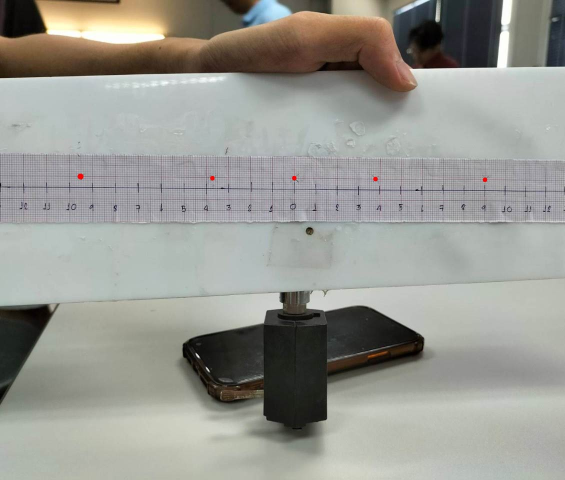
#> input picture image_red_dot2.jpg, 1130 x 959 px (shown at 1/2 size)
$ python main.py
#> lines starting #> are read from the running program, lines starting #| are printed output that depends on the picture; after the words box and inside, x2 and y2 are one past the last pixel; in counts of white or black regions, pixels touching at a corner belong together; long printed decimals are rounded
'''
Diffraction Grating Project

Using the picture we took of the diffraction grating, we use Adobe Illustrator
to draw the red dots so that we can easily detect the red dots.

We then use OpenCV to detect the red dots and calculate the distance between
the red dots.
'''
import cv2
import numpy as np
import math

'''
Part 1: Detecting the Red Dots
'''
# Load the image
image = cv2.imread('image_red_dot2.jpg')
#> image is the input picture: shape (959, 1130, 3); mean B, G, R 146.4, 152.7, 152.3

# Define range for red color in BGR. )
lower_red = np.array([0,0,200]) # slight tolerance for lighting conditions
upper_red = np.array([50,50,255])

# Threshold the BGR image to get only red colors
mask = cv2.inRange(image, lower_red, upper_red)
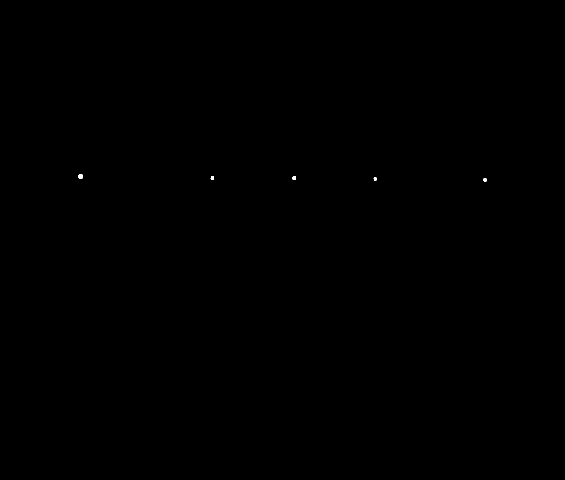
#> mask: shape (959, 1130) (shown at 1/2 size); 0.02% white; 5 white regions

# Find contours in the mask
contours, _ = cv2.findContours(mask, cv2.RETR_EXTERNAL, cv2.CHAIN_APPROX_SIMPLE)
#> contours = 5 contours; box (x1, y1, x2, y2) and area: (156, 348, 166, 358) 64, (585, 352, 592, 360) 36, (966, 356, 974, 363) 32, (747, 354, 754, 362) 31, (421, 352, 428, 360) 31

# Draw contours on the original image
for contour in contours:
    cv2.drawContours(image, [contour], -1, (0, 255, 0), 2)
#> this loop made 5 passes
#> image: shape (959, 1130, 3); 0.03% of pixels changed, all inside (x1, y1, x2, y2) = (155, 347, 975, 364)

# Print the number of detected red dots
print(f"Number of red dots: {len(contours)}")
#| Number of red dots: 5

'''
Part 2: Calculating the Distance Between the Red Dots and the average distance
'''
# Label the red dots we need
left_of_center_dot = contours[3]
#> left_of_center_dot = contour of 12 points, box (x1, y1, x2, y2) (421, 352, 428, 360), area 31
center_dot = contours[2]
#> center_dot = contour of 12 points, box (x1, y1, x2, y2) (585, 352, 592, 360), area 36
right_of_center_dot = contours[1]
#> right_of_center_dot = contour of 11 points, box (x1, y1, x2, y2) (747, 354, 754, 362), area 31

# start off by drawing the 2 pink circles on the left contour and the center contour
cv2.drawContours(image, [left_of_center_dot], -1, (255, 0, 255), 2)
#> image: shape (959, 1130, 3); mean B, G, R 146.4, 152.8, 152.2
cv2.drawContours(image, [center_dot], -1, (255, 0, 255), 2)
#> image: shape (959, 1130, 3); mean B, G, R 146.4, 152.7, 152.3
cv2.drawContours(image, [right_of_center_dot], -1, (255, 0, 255), 2)
#> image: shape (959, 1130, 3); mean B, G, R 146.4, 152.7, 152.3

# Calculate the center coordinates of the left dot
M_left = cv2.moments(left_of_center_dot)
#> M_left = moments, m00 31, centre m10/m00, m01/m00 = (424.4, 355.8)
cx_left = int(M_left['m10'] / M_left['m00'])
#> cx_left = 424
cy_left = int(M_left['m01'] / M_left['m00'])
#> cy_left = 355

# Calculate the center coordinates of the center dot
M_center = cv2.moments(center_dot)
#> M_center = moments, m00 35.5, centre m10/m00, m01/m00 = (588.1, 355.7)
cx_center = int(M_center['m10'] / M_center['m00'])
#> cx_center = 588
cy_center = int(M_center['m01'] / M_center['m00'])
#> cy_center = 355

# Calculate the center coordinates of the right dot
M_right = cv2.moments(right_of_center_dot)
#> M_right = moments, m00 31, centre m10/m00, m01/m00 = (750.2, 357.5)
cx_right = int(M_right['m10'] / M_right['m00'])
#> cx_right = 750
cy_right = int(M_right['m01'] / M_right['m00'])
#> cy_right = 357

# draw a line between the left and center dot, and the center and right dot
cv2.line(image, (cx_left, cy_left), (cx_center, cy_center), (255, 0, 0), 2)
cv2.line(image, (cx_center, cy_center), (cx_right, cy_right), (255, 0, 0), 2)
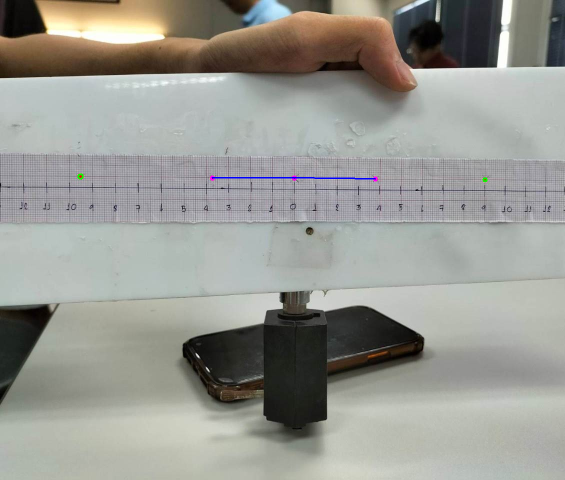
#> image: shape (959, 1130, 3) (shown at 1/2 size); mean B, G, R 146.5, 152.6, 152.1

# distance of line between center and right dot, and center and left dot
distance1 = math.sqrt((cx_center - cx_left)**2 + (cy_center - cy_left)**2)
#> distance1 = 164
distance2 = math.sqrt((cx_center - cx_right)**2 + (cy_center - cy_right)**2)
#> distance2 = 162

# Convert the pixel distance to mm using the scale factor
image_length = 1130 # pixels
real_distance = 26 # cm

scale_factor = real_distance / image_length
distance1_cm = distance1 * scale_factor
#> distance1_cm = 3.77
distance2_cm = distance2 * scale_factor
#> distance2_cm = 3.73
print(f"Distance between left and center: {distance1_cm} mm")
#| Distance between left and center: 3.773 mm
print(f"Distance between center and right: {distance2_cm} mm")
#| Distance between center and right: 3.728 mm

# Calculate the average distance between the red dots and round it to 3 decimal places
average_distance = round((distance1_cm + distance2_cm) / 2, 3)
#> average_distance = 3.75
print(f"Average distance between red dots: {average_distance} mm")
#| Average distance between red dots: 3.751 mm

'''
Part 3: Calculating the wavelength of the light
'''
m = 1
l = 10 # cm
# d - 1/ N where N is the number of lines per mm and times it by 0.0254 to convert inches to cm
d = (1/ 13400) * 0.0254 # cm
theta = math.degrees(math.atan(average_distance / l))
#> theta = 20.56
sin_theta = math.sin(math.radians(theta))
#> sin_theta = 0.351
wavelength = (d * sin_theta) / m
#> wavelength = 6.66e-07
wavelength_nm = round(wavelength * 1e9, 3)
#> wavelength_nm = 665.7
print(f"Wavelength of the light: {wavelength_nm} nm")
#| Wavelength of the light: 665.718 nm

'''
Part 4: Displaying the Image and Saving the Image
'''
cv2.imshow('Detected Red Dots', image)
cv2.waitKey(0)
cv2.destroyAllWindows()
cv2.imwrite('detected_red_dots.jpg', image)
